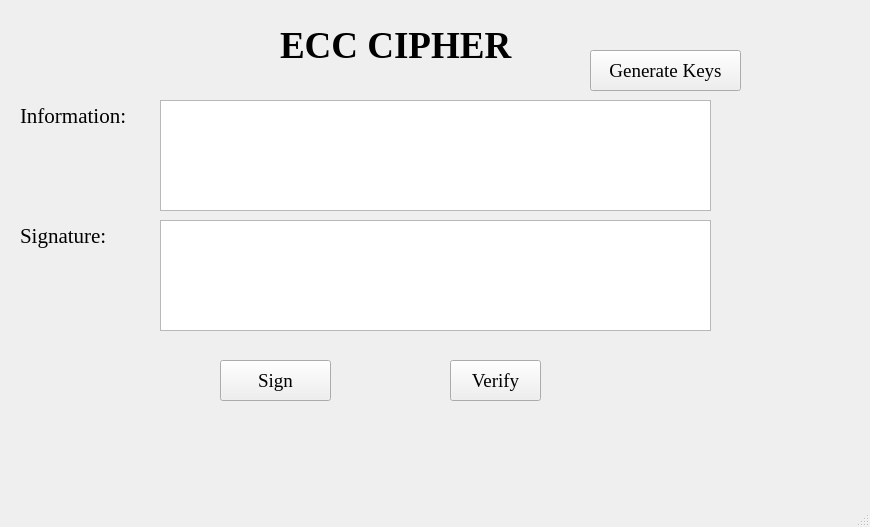
<?xml version="1.0" encoding="UTF-8"?>
<ui version="4.0">
 <class>MainWindow</class>
 <widget class="QMainWindow" name="MainWindow">
  <property name="geometry">
   <rect>
    <x>0</x>
    <y>0</y>
    <width>870</width>
    <height>527</height>
   </rect>
  </property>
  <property name="windowTitle">
   <string>ECCCipher</string>
  </property>
  <widget class="QWidget" name="centralwidget">
   <widget class="QLabel" name="label">
    <property name="geometry">
     <rect>
      <x>280</x>
      <y>0</y>
      <width>341</width>
      <height>91</height>
     </rect>
    </property>
    <property name="font">
     <font>
      <family>Times New Roman</family>
      <pointsize>28</pointsize>
      <weight>75</weight>
      <bold>true</bold>
     </font>
    </property>
    <property name="text">
     <string>ECC CIPHER</string>
    </property>
   </widget>
   <widget class="QPushButton" name="btn_gen_keys">
    <property name="geometry">
     <rect>
      <x>590</x>
      <y>50</y>
      <width>151</width>
      <height>41</height>
     </rect>
    </property>
    <property name="font">
     <font>
      <family>Times New Roman</family>
      <pointsize>14</pointsize>
      <weight>50</weight>
      <bold>false</bold>
     </font>
    </property>
    <property name="text">
     <string>Generate Keys</string>
    </property>
   </widget>
   <widget class="QLabel" name="label_5">
    <property name="geometry">
     <rect>
      <x>20</x>
      <y>100</y>
      <width>141</width>
      <height>31</height>
     </rect>
    </property>
    <property name="font">
     <font>
      <family>Times New Roman</family>
      <pointsize>16</pointsize>
     </font>
    </property>
    <property name="text">
     <string>Information:</string>
    </property>
   </widget>
   <widget class="QPlainTextEdit" name="txt_info">
    <property name="geometry">
     <rect>
      <x>160</x>
      <y>100</y>
      <width>551</width>
      <height>111</height>
     </rect>
    </property>
   </widget>
   <widget class="QPlainTextEdit" name="txt_sign">
    <property name="geometry">
     <rect>
      <x>160</x>
      <y>220</y>
      <width>551</width>
      <height>111</height>
     </rect>
    </property>
   </widget>
   <widget class="QLabel" name="label_6">
    <property name="geometry">
     <rect>
      <x>20</x>
      <y>220</y>
      <width>141</width>
      <height>31</height>
     </rect>
    </property>
    <property name="font">
     <font>
      <family>Times New Roman</family>
      <pointsize>16</pointsize>
     </font>
    </property>
    <property name="text">
     <string>Signature:</string>
    </property>
   </widget>
   <widget class="QPushButton" name="btn_sign">
    <property name="geometry">
     <rect>
      <x>220</x>
      <y>360</y>
      <width>111</width>
      <height>41</height>
     </rect>
    </property>
    <property name="font">
     <font>
      <family>Times New Roman</family>
      <pointsize>14</pointsize>
      <weight>50</weight>
      <bold>false</bold>
     </font>
    </property>
    <property name="text">
     <string>Sign</string>
    </property>
   </widget>
   <widget class="QPushButton" name="btn_verify">
    <property name="geometry">
     <rect>
      <x>450</x>
      <y>360</y>
      <width>91</width>
      <height>41</height>
     </rect>
    </property>
    <property name="font">
     <font>
      <family>Times New Roman</family>
      <pointsize>14</pointsize>
     </font>
    </property>
    <property name="text">
     <string>Verify</string>
    </property>
   </widget>
  </widget>
  <widget class="QMenuBar" name="menubar">
   <property name="geometry">
    <rect>
     <x>0</x>
     <y>0</y>
     <width>870</width>
     <height>26</height>
    </rect>
   </property>
  </widget>
  <widget class="QStatusBar" name="statusbar"/>
 </widget>
 <resources/>
 <connections/>
</ui>
